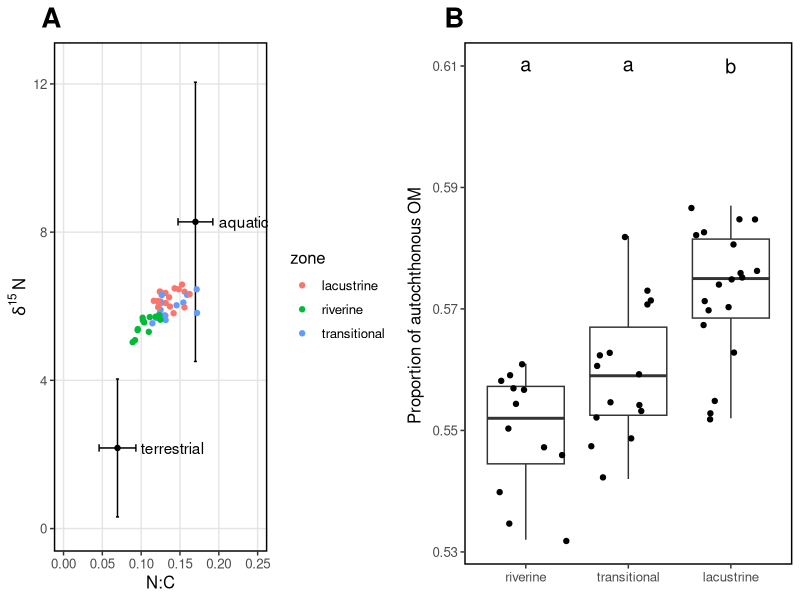

Reproduce this figure in R.
### Build Figure 4 
### Proportion of autocthonous OM among reservoir zones 
### Megan Berberich, University of Cincinnati

## load packages
library(dplyr)
library(ggplot2)
library(openxlsx)
library(gridExtra)
library(png)
library(grid)

master <- read.xlsx("data/process/master_by_sample.xlsx")
em_iso <- read.xlsx("data/process/mixing_model/end_member_isotopes.xlsx")

em_iso_summary <- em_iso %>%
  group_by(Source) %>%
  summarize(sd15n = sd(d15N),
            sdNC = sd(NC),
            mean15n = mean(d15N),
            meanNC = mean(NC))



om_autoc_graph <- grid.arrange(
  
  ggplot() +
    geom_point(data = em_iso_summary, aes(x = meanNC, y = mean15n)) +
    geom_text(data = em_iso_summary, aes(x = meanNC, y = mean15n, label = Source), hjust = 0, nudge_x = 0.03) +
    geom_errorbar(data = em_iso_summary, aes(x = meanNC, ymin = mean15n + sd15n, ymax = mean15n - sd15n), width = 0.004) +
    geom_errorbarh(data = em_iso_summary, aes(y = mean15n, xmin = meanNC + sdNC, xmax = meanNC - sdNC, height = 0.2)) +
    geom_point(data = master, aes(x = nc, y = d15n, color = zone)) +
    xlim(0, 0.25) +
    ylim(0, 12.5) +
    ggtitle("A") +
    theme(panel.background = element_rect(fill = "white"),
          panel.grid.major = element_line(color = "grey90"),
          text=element_text(size=12),
          plot.title = element_text(face="bold", hjust = -0.065, size = 20), 
          panel.border = element_rect(size = 1, fill = NA)) +
    labs(y=expression(delta^15~N),
         x=expression("N:C"))
  ,
  
  ggplot(master, aes(zone, om.autoc.proportion)) +
    geom_boxplot(outlier.size = 0, outlier.colour = NULL) +
    labs(y=expression(Proportion~of~autochthonous~OM~""),
         x=expression("")) +
    scale_x_discrete(limits = c("riverine", "transitional", "lacustrine")) + 
    ggtitle("B") +
    theme(panel.background = element_rect(fill = "white"),
          panel.grid.major = element_blank(),
          text=element_text(size=12),
          plot.title = element_text(face="bold", hjust = -0.065, size = 20), 
          panel.border = element_rect(size = 1, fill = NA)) +
    geom_jitter() +
    annotate('text', x = 1, y = .61, 
             label = " a ",parse = TRUE,size=5) +
    annotate('text', x = 2, y = .61, 
             label = " a ",parse = TRUE,size=5) +
    annotate('text', x = 3, y = .61, 
             label = " b ",parse = TRUE,size=5),
  
  nrow = 1, ncol = 2
)

ggsave(file = "results/figures/figure4_proportion_autoc_om.pdf", om_autoc_graph, 
       width=8.4, height = 4, dpi = 1200)

rm(om_autoc_graph)
rm(em_iso)
rm(em_iso_summary)
rm(master)
